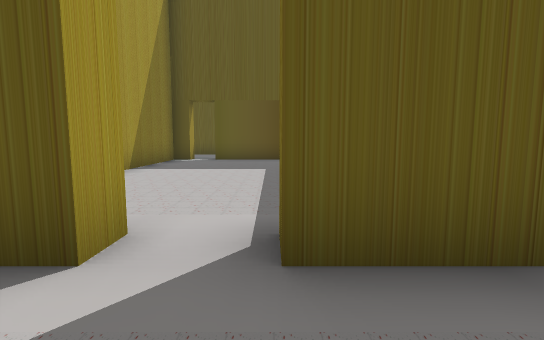
view 1 (above)

20 first-person views from a walk through a scene from a Unity 3-D project. The camera is 1.4 m above the floor, tilts 6° down and sees 85° across. The floor is counted in squares, 2 m on a side. Each view is taken from the middle of a square. On the plan, view 1 faces up. The plan holds only what a view shows up to about 10 squares ahead; the rest is blank. The place goes on beyond the plan. The player is left out. Some surface patterns are stand-ins.

view 2
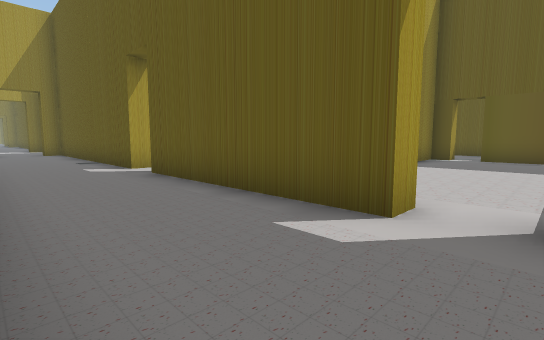

view 3
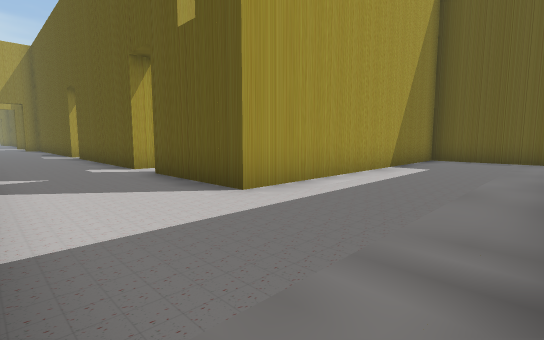

view 4
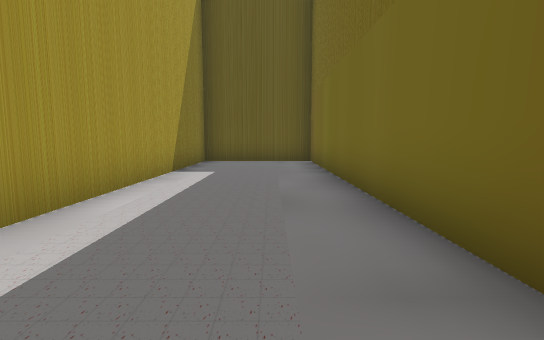

view 5
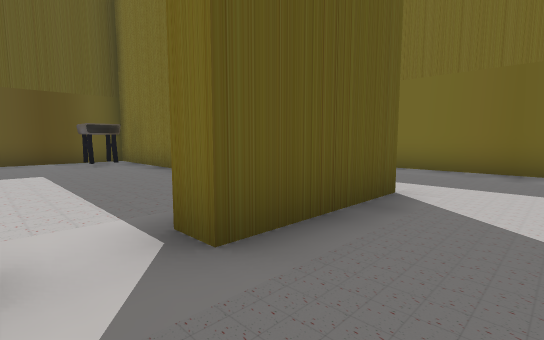

view 6
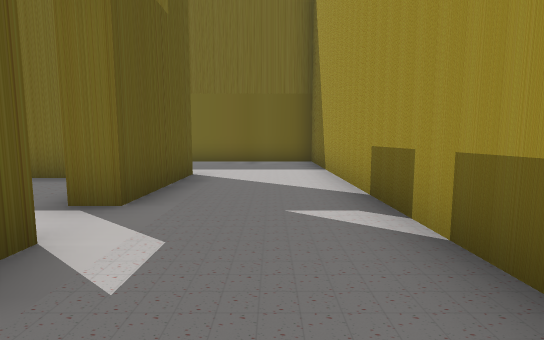

view 7
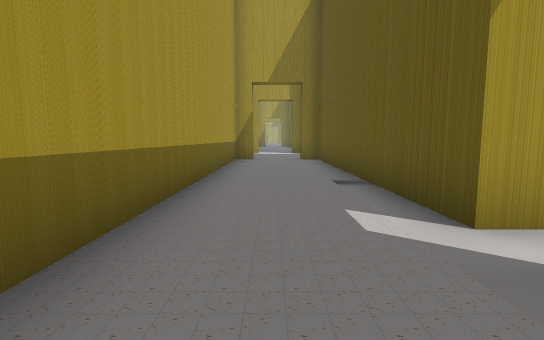

view 8
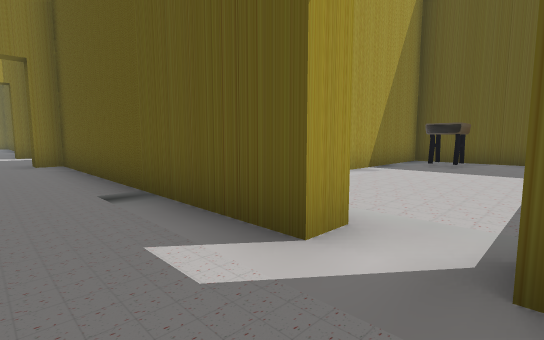

view 9
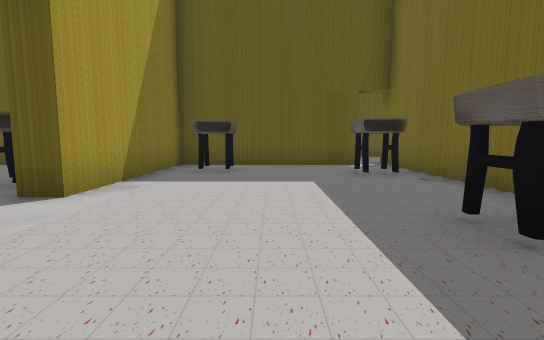

view 10
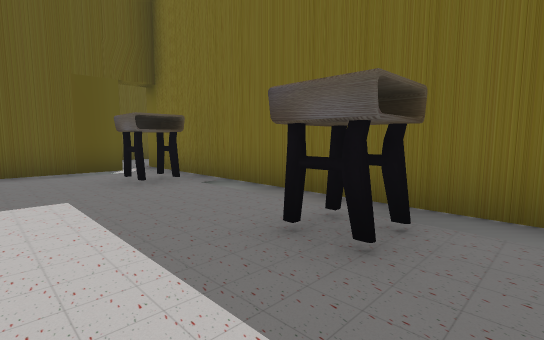

view 11
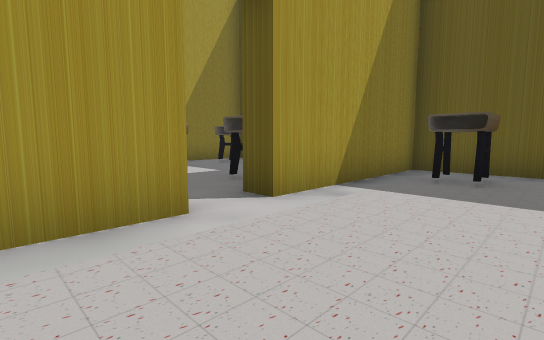

view 12
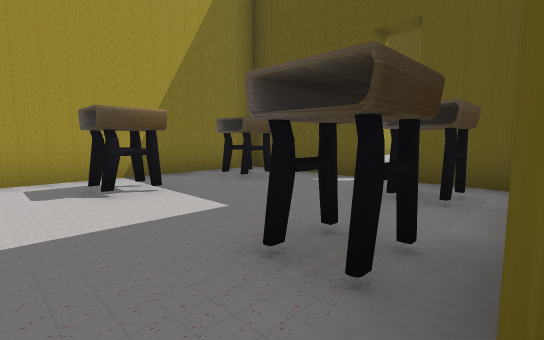

view 13
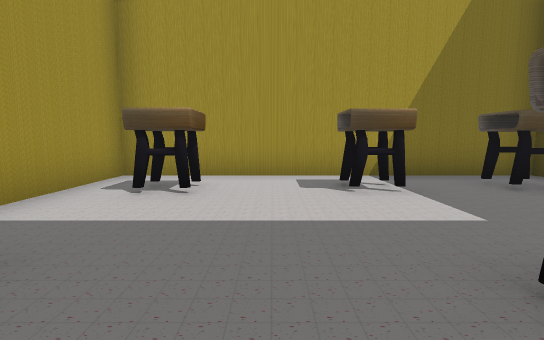

view 14
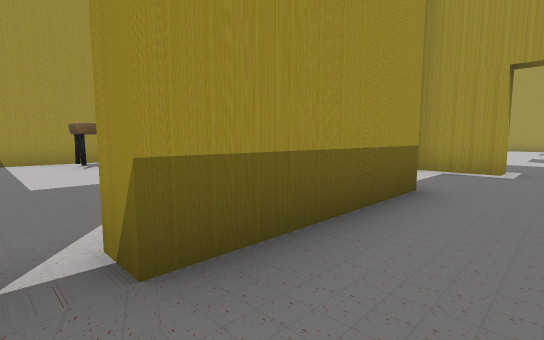

view 15
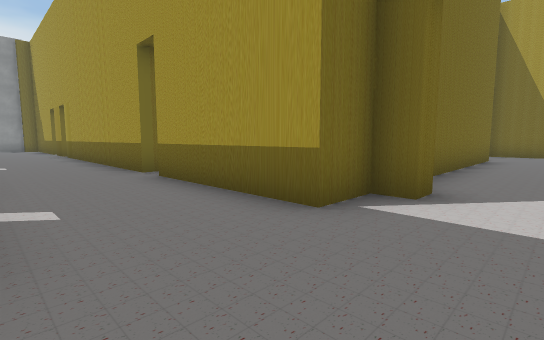

view 16
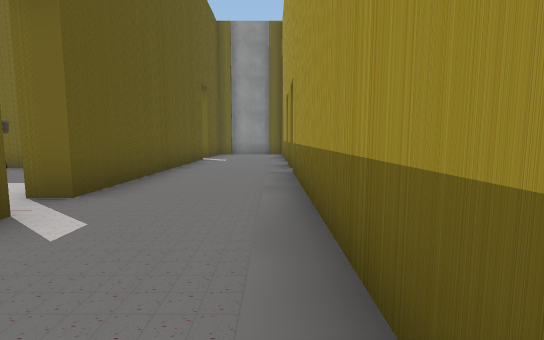

view 17
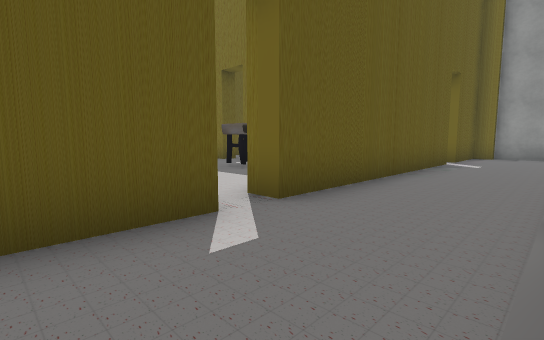

view 18
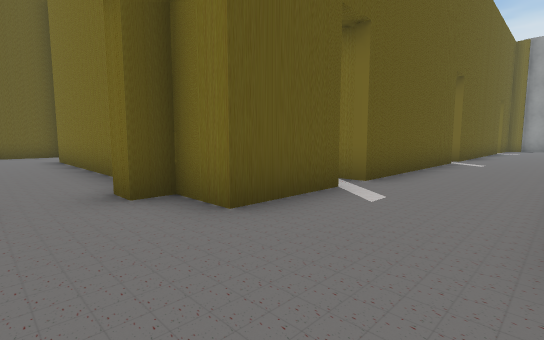

view 19
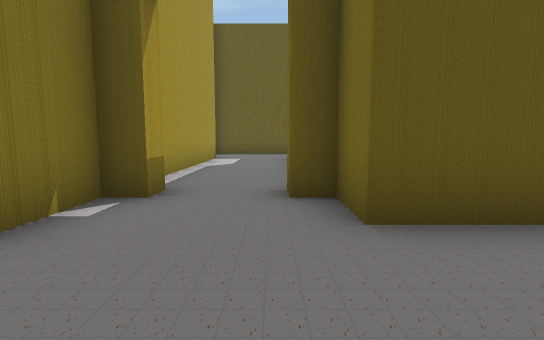

view 20
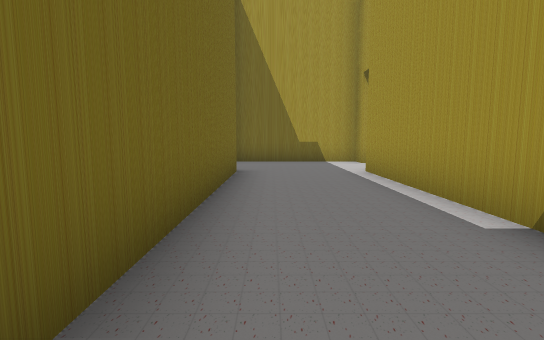

### Floor plan
Ten units are one square. View 1 is at (0, 0); x grows to the right and y downward. Boxes are objects, and circles mark ways between rooms. Rooms are numbered by the first view taken in them; rooms with no view inside come last. Other rooms are left out.
<svg viewBox="-201 -224 268 241">
<path fill="none" stroke="#000" d="M-11 -16 -61 -16M-18 12 62 12 62 -94 29 -94 29 -16 1 -16M-72 -16 -136 -16M-135 12 -62 12M-95 -45 -95 -30M-72 -22 -72 -16M-39 -30 -39 -106M-46 -100 -95 -100 -95 -55M-95 -55 -101 -55M-125 -100 -157 -100 -157 -21 -124 -21M-105 -100 -117 -100M-117 -100 -117 -106 -48 -106M-142 -134 -162 -134 -162 -145 -168 -145 -168 -151M-168 -88 -168 -94 -162 -94 -162 -106 -125 -106 -125 -100M-82 -134 -134 -134 -134 -140M-190 -111 -190 -95M-162 -169 -162 -219M-190 -59 -190 -15M-39 -106 -27 -106 -27 -100M-185 -151 -185 -145M-190 -145 -190 -131M-136 -16 -151 -16 -151 -10 -158 -10M-162 -15 -162 -72M-150 12 -135 12M-8 -134 -75 -134 -75 -140M-196 6 -196 12 -159 12M-190 -211 -190 -165M19 -134 0 -134M25 -115 25 -128M23 -66 23 -100 -20 -100M23 -36 23 -44M-33 -100 -33 -66"/>
<rect x="-85" y="-95" width="10" height="10" fill="#bbb"><title>desk</title></rect>
<rect x="-55" y="-45" width="10" height="10" fill="#bbb"><title>desk</title></rect>
<rect x="-55" y="-85" width="10" height="10" fill="#bbb"><title>desk</title></rect>
<rect x="-145" y="-45" width="10" height="10" fill="#bbb"><title>desk</title></rect>
<rect x="-145" y="-65" width="10" height="10" fill="#bbb"><title>desk</title></rect>
<rect x="-145" y="-95" width="10" height="10" fill="#bbb"><title>desk</title></rect>
<rect x="-115" y="-75" width="10" height="10" fill="#bbb"><title>desk</title></rect>
<rect x="-115" y="-95" width="10" height="10" fill="#bbb"><title>desk</title></rect>
<rect x="5" y="-95" width="20" height="20" fill="#bbb"><title>desk</title></rect>
<circle cx="-70" cy="-20" r="3" fill="#2a7"/>
<circle cx="-140" cy="0" r="3" fill="#2a7"/>
<circle cx="-5" cy="-20" r="3" fill="#2a7"/>
<circle cx="-100" cy="-50" r="3" fill="#2a7"/>
<circle cx="-50" cy="-100" r="3" fill="#2a7"/>
<circle cx="-120" cy="-100" r="3" fill="#2a7"/>
<circle cx="-20" cy="-100" r="3" fill="#2a7"/>
<text x="-10" y="-10">1</text>
<text x="-70" y="-60">2</text>
<text x="-130" y="-60">3</text>
<text x="-120" y="-100">4</text>
<text x="0" y="-60">5</text>
</svg>
Room 1 opens to room 2. Room 1 opens to room 4. Room 1 opens to room 5. Room 2 opens to room 3. Room 2 opens to room 4. Room 3 opens to room 4. Room 4 opens to room 5.

Where each view was taken, in squares from view 1:
view 1: 0 up, 0 right, facing up
view 2: 1 down, 0 right, facing up-left
view 3: 1 down, 6 right, facing up-left
view 4: 0 up, 5 right, facing up
view 5: 0 up, 1 left, facing up-right
view 6: 0 up, 3 left, facing right
view 7: 0 up, 5 left, facing left
view 8: 0 up, 6 left, facing up-left
view 9: 2 up, 7 left, facing up
view 10: 3 up, 7 left, facing up-right
view 11: 3 up, 7 left, facing up-left
view 12: 5 up, 10 left, facing up-left
view 13: 5 up, 10 left, facing left
view 14: 12 up, 12 left, facing down-left
view 15: 13 up, 18 left, facing down-right
view 16: 11 up, 11 left, facing right
view 17: 11 up, 10 left, facing up-right
view 18: 11 up, 18 left, facing up-right
view 19: 11 up, 17 left, facing up
view 20: 8 up, 17 left, facing down
